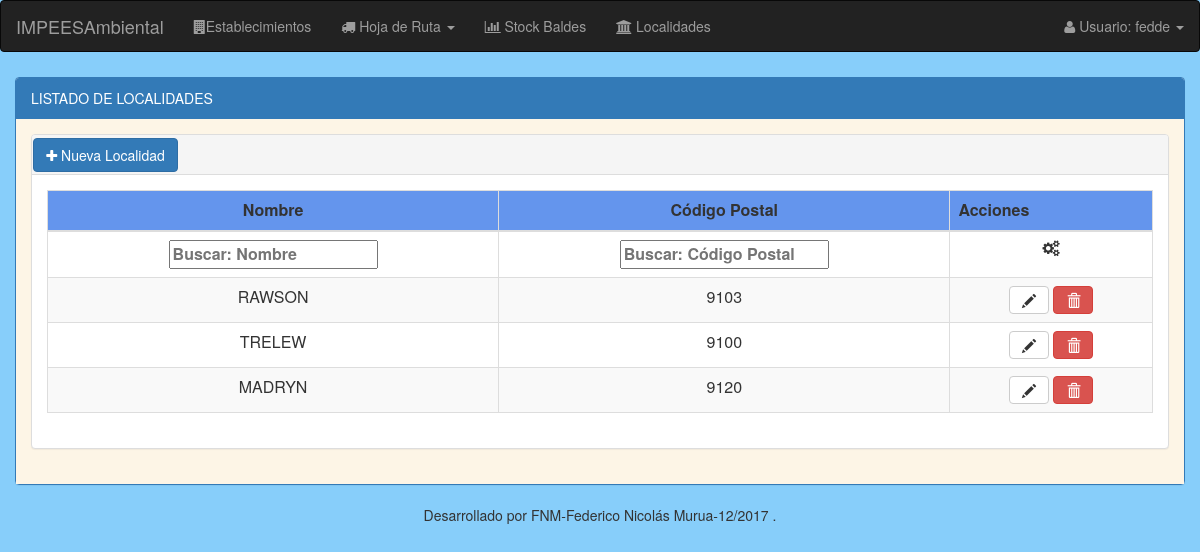
The page /localidades/listado/localidades/ (signed in) on the database its author committed.
### modulo_I/models.py (models this page shows, shortened)
class Localidad(models.Model):
    nombre = models.CharField(max_length=25)
    cp = models.IntegerField(validators=[MinValueValidator(1)], unique=True)
    provincia = models.ForeignKey('Provincia', on_delete=models.CASCADE)

### modulo_I/views.py (the view)
@login_required
def listado_localidades(request):
    listado_localidades = Localidad.objects.all()
    return render(request, 'localidad/localidad_listado.html', {'listado_localidades': listado_localidades})

### modulo_I/templates/localidad/localidad_listado.html (shortened to what this page needs)
{% extends "base/base_listado.html" %}
{% load staticfiles %}
{% load staticfiles bootstrap3 %}
{% block panel-heading %}
  LISTADO DE LOCALIDADES
{% endblock %}
{% block panel-heading-tabla %}
  <div style="padding-top:0.3%; padding-left:0.1%;">
    <a class="btn btn-primary js-alta-localidad"><i class="fa fa-plus"></i> Nueva Localidad</a>
  </div>
{% endblock %}
{% block thead-tabla %}
  <thead>
  <tr style="background:#6495ED;">
      <th style="text-align: center;">Nombre</th>
      <th style="text-align: center;">Código Postal</th>
      <th>Acciones</th>
  </tr>
  </thead>
{% endblock %}
{% block tfoot-tabla %}
  <tfoot >
     <tr>
       <th style="text-align: center;">Nombre</th>
       <th style="text-align: center;">Código Postal</th>
       <th style="text-align: center;"><i class="fa fa-cogs"></i></th>
    </tr>
  </tfoot>
{% endblock %}
{% block tbody-tabla %}
  <tbody>
  {% for localidad in listado_localidades %}
      <tr>
          <td style="text-align: center;">{{ localidad.nombre }}</td>
          <td style="text-align: center;">{{ localidad.cp }}</td>
          <td align="center">
             <a class="btn btn-default" data-toggle="tooltip" title="Modificar" href="{% url 'localidades:modificar_localidades' id_localidad=localidad.id%}"><em class="glyphicon glyphicon-pencil"></em></a>
             <a id="localidad_id"class="btn btn-danger btn-baja" data-localidadid="{{localidad.id}}" data-localidadnombre="{{localidad.nombre}}" data-toggle="modal" data-target="#modal_baja" title="Eliminar"><em class="glyphicon glyphicon-trash"></em></a>
          </td>
      </tr>
  {% endfor %}
  </tbody>
{% endblock %}

### templates/base/nav.html (shortened to what this page needs)
<nav class="navbar navbar-inverse">
  <div class="container-fluid">
    <div class="navbar-header">
      <a class="navbar-brand" href="#" >IMPEESAmbiental</a>
    </div>
    <ul class="nav navbar-nav">
      <li><a href="{% url 'generadores:listado_generadores' %}"><i class="fa fa-building"></i>Establecimientos</a><li>
      <li class="dropdown"><a class="dropdown-toggle" data-toggle="dropdown" href="#"><i class="fa fa-truck"></i> Hoja de Ruta <span class="caret"></span></a>
      </li>
      <li><a href="{% url 'baldes:listado_baldes' %}"><i class="fa fa-bar-chart-o"></i> Stock Baldes</a><li>
      <li><a href="{% url 'localidades:listado_localidades' %}"><i class="fa fa-institution"></i> Localidades</a><li>
    </ul>
    <ul class="nav navbar-nav navbar-right">
      <li class="dropdown"><a class="dropdown-toggle" data-toggle="dropdown" href="#"><i class="fa fa-user"></i> Usuario: {{user.get_username}} <span class="caret"></span></a>
      </li>
    </ul>
  </div>
</nav>

### estaticos/css/filtro_upHeader_tabla.css (style rules this page uses)
tfoot { display: table-header-group; }

### rows shown on the page
Localidad: nombre "RAWSON", cp "9103"
Localidad: nombre "TRELEW", cp "9100"
Localidad: nombre "MADRYN", cp "9120"

### other values the page prints
{{ user.get_username }} "fedde"
